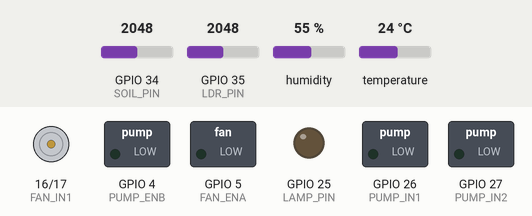
Simulated run of this sketch. Board: ESP32. Parts: motor-driver pin pairs drawn as motors (green arrow = first pin HIGH = forward, orange = second pin HIGH = backward, longer = more drive), switched loads named in the sketch (green lamp = pin HIGH), output pins drawn as LEDs (lit = HIGH). The inputs (shaded band) are chosen by the test bench; at power-on: GPIO 34 (SOIL_PIN) = 2048, GPIO 35 (LDR_PIN) = 2048, humidity 55 %, temperature 24 °C. WiFi joins after 1.5 s; servers stay silent unless stated; uploads are accepted with an empty reply; what the sketch prints to the serial monitor is not drawn.

Above: at 0.0 s.
At 1.1 s:
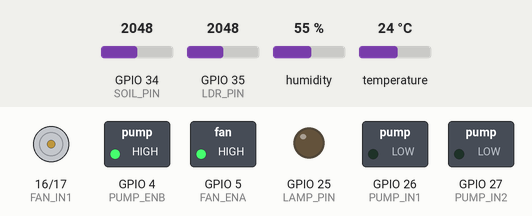
At 30.8 s:
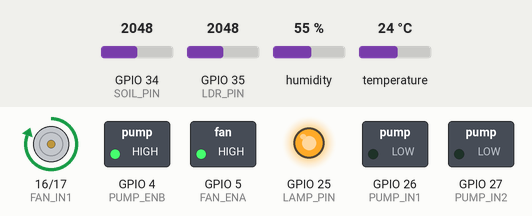
Timing chart, 0 to 32.3 s (numbered marks = the images above):
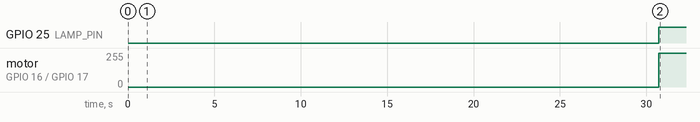

Measured:
- by itself, GPIO 25 (LAMP_PIN): LOW → HIGH at 30.7 s
- by itself, motor on GPIO 16 (FAN_IN1) / GPIO 17 (FAN_IN2): stopped → forward 255/255 at 30.7 s

The sketch:

esp32-rest-firebase.ino
```cpp
/**
 * IoT Dashboard - ESP32 Firebase (REST API VERSION)
 * Menggunakan HTTP REST API langsung, lebih reliable
 */

#include <WiFi.h>
#include <HTTPClient.h>
#include <ArduinoJson.h>
#include <DHT.h>

// =======================
//   WIFI & FIREBASE
// =======================
#define WIFI_SSID     "F6"
#define WIFI_PASSWORD "kodok321"

#define DATABASE_URL  "https://iot-dashboard-ca956-default-rtdb.asia-southeast1.firebasedatabase.app"
#define DATABASE_SECRET ""  // Kosong untuk public database

// =======================
//   PIN SENSOR
// =======================
#define DHTPIN   23
#define DHTTYPE  DHT22
#define SOIL_PIN 34
#define LDR_PIN  35
DHT dht(DHTPIN, DHTTYPE);

// =======================
//  KALIBRASI SENSOR
// =======================
int airValue   = 3000;
int waterValue = 1200;
float Rfixed = 10000.0;

// =======================
//   PIN AKTUATOR
// =======================
#define FAN_IN1   16
#define FAN_IN2   17
#define FAN_ENA   5

#define PUMP_IN1  26
#define PUMP_IN2  27
#define PUMP_ENB  4

#define LAMP_PIN  25

// =======================
//   BATAS AUTO MODE
// =======================
const float TEMP_HIGH        = 32.0;
const float HUMID_LOW        = 71.0;
const float SOIL_LOW_PERCENT = 50.0;
const float LUX_LOW          = 22.0;

// =======================
//   TIMER & STATE
// =======================
unsigned long lastSensorSend = 0;
unsigned long lastCommandRead = 0;
const unsigned long SENSOR_INTERVAL = 60000;  // 1 menit
const unsigned long COMMAND_INTERVAL = 30000; // 30 detik

bool fanOn = false;
bool pumpOn = false;
bool lampOn = false;

// =======================
//   FUNGSI AKTUATOR
// =======================
void setFan(bool on) {
  digitalWrite(FAN_IN1, on ? HIGH : LOW);
  digitalWrite(FAN_IN2, LOW);
  digitalWrite(FAN_ENA, HIGH);
  fanOn = on;
}

void setPump(bool on) {
  digitalWrite(PUMP_IN1, on ? HIGH : LOW);
  digitalWrite(PUMP_IN2, LOW);
  digitalWrite(PUMP_ENB, HIGH);
  pumpOn = on;
}

void setLamp(bool on) {
  digitalWrite(LAMP_PIN, on ? HIGH : LOW);
  lampOn = on;
}

// =======================
//   HTTP REQUEST FUNCTION
// =======================
bool sendToFirebase(String path, String jsonData) {
  HTTPClient http;
  String url = DATABASE_URL + path + ".json";

  Serial.printf("Sending to: %s\n", url.c_str());
  Serial.printf("Data: %s\n", jsonData.c_str());

  http.begin(url);
  http.addHeader("Content-Type", "application/json");

  int httpCode = http.PUT(jsonData);

  if (httpCode > 0) {
    String response = http.getString();
    Serial.printf("Response Code: %d\n", httpCode);
    Serial.printf("Response: %s\n\n", response.c_str());
    http.end();
    return (httpCode == 200);
  } else {
    Serial.printf("Error: %s\n\n", http.errorToString(httpCode).c_str());
    http.end();
    return false;
  }
}

bool readFromFirebase(String path, String& result) {
  HTTPClient http;
  String url = DATABASE_URL + path + ".json";

  Serial.printf("Reading from: %s\n", url.c_str());

  http.begin(url);
  http.addHeader("Content-Type", "application/json");

  int httpCode = http.GET();

  if (httpCode > 0) {
    result = http.getString();
    Serial.printf("Response Code: %d\n", httpCode);
    Serial.printf("Response: %s\n\n", result.c_str());
    http.end();
    return (httpCode == 200);
  } else {
    Serial.printf("Error: %s\n\n", http.errorToString(httpCode).c_str());
    http.end();
    return false;
  }
}

// =======================
//        SETUP
// =======================
void setup() {
  Serial.begin(115200);
  delay(1000);

  Serial.println("\n\n===== ESP32 IoT Dashboard (REST API) =====\n");

  dht.begin();

  pinMode(FAN_IN1, OUTPUT);
  pinMode(FAN_IN2, OUTPUT);
  pinMode(FAN_ENA, OUTPUT);

  pinMode(PUMP_IN1, OUTPUT);
  pinMode(PUMP_IN2, OUTPUT);
  pinMode(PUMP_ENB, OUTPUT);

  pinMode(LAMP_PIN, OUTPUT);

  setFan(false);
  setPump(false);
  setLamp(false);

  // -------- WIFI ---------
  Serial.print("Connecting to WiFi: ");
  Serial.println(WIFI_SSID);
  WiFi.begin(WIFI_SSID, WIFI_PASSWORD);

  int wifiRetry = 0;
  while (WiFi.status() != WL_CONNECTED && wifiRetry < 20) {
    delay(500);
    Serial.print(".");
    wifiRetry++;
  }

  if (WiFi.status() == WL_CONNECTED) {
    Serial.println("\n✅ WiFi Connected!");
    Serial.print("IP: ");
    Serial.println(WiFi.localIP());
  } else {
    Serial.println("\n❌ WiFi Failed!");
    while(1) delay(1000);
  }

  // -------- FIREBASE REST API ---------
  Serial.println("\nFirebase REST API Ready!");
  Serial.printf("Database URL: %s\n", DATABASE_URL);
  Serial.println("==============================\n");

  delay(2000);
}

// =======================
//         LOOP
// =======================
void loop() {
  unsigned long now = millis();

  // ======== SEND SENSOR EVERY 1 MINUTE ========
  if (now - lastSensorSend >= SENSOR_INTERVAL) {
    readAndSendSensors();
    lastSensorSend = now;
  }

  // ======== READ MODE & COMMANDS EVERY 30 SECONDS ========
  if (now - lastCommandRead >= COMMAND_INTERVAL) {
    readModeAndControl();
    lastCommandRead = now;
  }

  delay(1000);
}

// =======================
//   BACA & KIRIM SENSOR
// =======================
void readAndSendSensors() {
  // ======== BACA SENSOR ========
  float h = dht.readHumidity();
  float t = dht.readTemperature();
  if (isnan(h) || isnan(t)) {
    h = 0;
    t = 0;
  }

  int soilRaw = analogRead(SOIL_PIN);
  float soilPercent = map(constrain(soilRaw, waterValue, airValue), waterValue, airValue, 100, 0);
  soilPercent = constrain(soilPercent, 0, 100);

  int ldrRaw = analogRead(LDR_PIN);
  float Vout = ldrRaw * (3.3 / 4095.0);
  Vout = constrain(Vout, 0.01, 3.29);
  float Rldr = (3.3 - Vout) * Rfixed / Vout;
  float R_k = max(Rldr / 1000.0, 0.1);
  float lux = 500.0 / pow(R_k, 1.4);

  unsigned long timestamp = millis();

  Serial.println("===== Sending Sensor Data =====");

  // ======== KIRIM SENSOR CURRENT ========
  DynamicJsonDocument doc_temp(200);
  doc_temp["value"] = t;
  doc_temp["timestamp"] = timestamp;
  String json_temp;
  serializeJson(doc_temp, json_temp);
  bool ok_temp = sendToFirebase("/sensors/airTemp/current", json_temp);
  Serial.printf("airTemp: %s (%.1f°C)\n", ok_temp ? "✅" : "❌", t);

  DynamicJsonDocument doc_humid(200);
  doc_humid["value"] = h;
  doc_humid["timestamp"] = timestamp;
  String json_humid;
  serializeJson(doc_humid, json_humid);
  bool ok_humid = sendToFirebase("/sensors/airHumidity/current", json_humid);
  Serial.printf("airHumidity: %s (%.1f%%)\n", ok_humid ? "✅" : "❌", h);

  DynamicJsonDocument doc_soil(200);
  doc_soil["value"] = soilPercent;
  doc_soil["timestamp"] = timestamp;
  String json_soil;
  serializeJson(doc_soil, json_soil);
  bool ok_soil = sendToFirebase("/sensors/soilMoisture/current", json_soil);
  Serial.printf("soilMoisture: %s (%.1f%%)\n", ok_soil ? "✅" : "❌", soilPercent);

  DynamicJsonDocument doc_light(200);
  doc_light["value"] = lux;
  doc_light["timestamp"] = timestamp;
  String json_light;
  serializeJson(doc_light, json_light);
  bool ok_light = sendToFirebase("/sensors/light/current", json_light);
  Serial.printf("light: %s (%.1f lux)\n\n", ok_light ? "✅" : "❌", lux);

  // ======== KIRIM SERIES DATA ========
  sendToFirebase("/sensors/airTemp/series/" + String(timestamp), json_temp);
  sendToFirebase("/sensors/airHumidity/series/" + String(timestamp), json_humid);
  sendToFirebase("/sensors/soilMoisture/series/" + String(timestamp), json_soil);
  sendToFirebase("/sensors/light/series/" + String(timestamp), json_light);
}

// =======================
//   BACA MODE & CONTROL
// =======================
void readModeAndControl() {
  Serial.println("===== Reading Mode & Commands =====");

  // ======== BACA SYSTEM MODE ========
  String mode = "auto";
  String modeResponse;
  if (readFromFirebase("/system/mode", modeResponse)) {
    // Remove quotes jika ada
    modeResponse.trim();
    if (modeResponse.startsWith("\"")) {
      modeResponse = modeResponse.substring(1, modeResponse.length() - 1);
    }
    if (modeResponse == "manual" || modeResponse == "auto") {
      mode = modeResponse;
    }
  }

  Serial.printf("Mode: %s\n", mode.c_str());

  if (mode == "manual") {
    // ======== MANUAL MODE ========
    readManualCommands();
  }
  else {
    // ======== AUTO MODE ========
    runAutoLogic();
  }

  // ======== KONTROL AKTUATOR ========
  setFan(fanOn);
  setPump(pumpOn);
  setLamp(lampOn);

  // ======== KIRIM STATUS AKTUATOR ========
  DynamicJsonDocument doc_fan(200);
  doc_fan["isOn"] = fanOn;
  String json_fan;
  serializeJson(doc_fan, json_fan);
  sendToFirebase("/actuators/fan/state", json_fan);

  DynamicJsonDocument doc_pump(200);
  doc_pump["isOn"] = pumpOn;
  String json_pump;
  serializeJson(doc_pump, json_pump);
  sendToFirebase("/actuators/pump/state", json_pump);

  DynamicJsonDocument doc_lamp(200);
  doc_lamp["isOn"] = lampOn;
  String json_lamp;
  serializeJson(doc_lamp, json_lamp);
  sendToFirebase("/actuators/lamp/state", json_lamp);

  Serial.println("===== Actuator Status =====");
  Serial.printf("Fan : %s\n", fanOn  ? "ON" : "OFF");
  Serial.printf("Pump: %s\n", pumpOn ? "ON" : "OFF");
  Serial.printf("Lamp: %s\n", lampOn ? "ON" : "OFF");
  Serial.println("===========================\n");
}

// =======================
//   MANUAL MODE COMMANDS
// =======================
void readManualCommands() {
  Serial.println(">>> MANUAL MODE <<<");

  // Baca lamp command
  String lampResponse;
  if (readFromFirebase("/actuators/lamp/command", lampResponse)) {
    DynamicJsonDocument doc(200);
    DeserializationError error = deserializeJson(doc, lampResponse);
    if (!error && doc.containsKey("isOn")) {
      lampOn = doc["isOn"].as<bool>();
    }
  }

  // Baca fan command
  String fanResponse;
  if (readFromFirebase("/actuators/fan/command", fanResponse)) {
    DynamicJsonDocument doc(200);
    DeserializationError error = deserializeJson(doc, fanResponse);
    if (!error && doc.containsKey("isOn")) {
      fanOn = doc["isOn"].as<bool>();
    }
  }

  // Baca pump command
  String pumpResponse;
  if (readFromFirebase("/actuators/pump/command", pumpResponse)) {
    DynamicJsonDocument doc(200);
    DeserializationError error = deserializeJson(doc, pumpResponse);
    if (!error && doc.containsKey("isOn")) {
      pumpOn = doc["isOn"].as<bool>();
    }
  }

  Serial.println("Commands received from website\n");
}

// =======================
//   AUTO MODE LOGIC
// =======================
void runAutoLogic() {
  Serial.println(">>> AUTO MODE <<<");

  // Baca sensor terbaru
  float h = dht.readHumidity();
  float t = dht.readTemperature();
  if (isnan(h) || isnan(t)) { h = 0; t = 0; }

  int soilRaw = analogRead(SOIL_PIN);
  float soilPercent = map(constrain(soilRaw, waterValue, airValue), waterValue, airValue, 100, 0);
  soilPercent = constrain(soilPercent, 0, 100);

  int ldrRaw = analogRead(LDR_PIN);
  float Vout = ldrRaw * (3.3 / 4095.0);
  Vout = constrain(Vout, 0.01, 3.29);
  float Rldr = (3.3 - Vout) * Rfixed / Vout;
  float R_k = max(Rldr / 1000.0, 0.1);
  float lux = 500.0 / pow(R_k, 1.4);

  // ======== LOGIKA AUTO ========
  fanOn  = (t > TEMP_HIGH || h < HUMID_LOW);
  pumpOn = (soilPercent < SOIL_LOW_PERCENT);
  lampOn = (lux < LUX_LOW);

  Serial.println("Auto logic applied:");
  Serial.printf("  Temp > %.1f°C? %s → Fan %s\n", TEMP_HIGH, (t > TEMP_HIGH) ? "YES" : "NO", fanOn ? "ON" : "OFF");
  Serial.printf("  Soil < %.1f%%? %s → Pump %s\n", SOIL_LOW_PERCENT, (soilPercent < SOIL_LOW_PERCENT) ? "YES" : "NO", pumpOn ? "ON" : "OFF");
  Serial.printf("  Lux < %.1f? %s → Lamp %s\n\n", LUX_LOW, (lux < LUX_LOW) ? "YES" : "NO", lampOn ? "ON" : "OFF");
}
```
